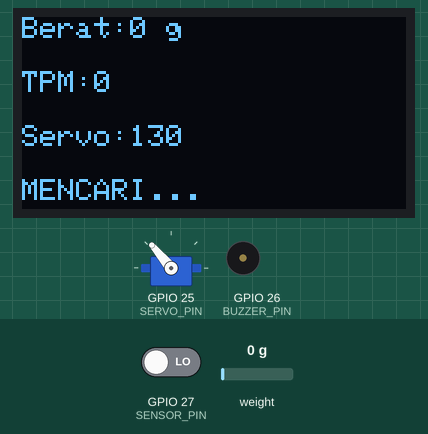
A sketch run on a simulated ESP32. Shown: 128×64 one-colour display, servo, buzzer (waves = sounding, pin HIGH). The test bench sets the inputs (shaded band); at power-on: weight on the scale 0 g, GPIO 27 (SENSOR_PIN) LOW. What the sketch prints to the serial monitor is not drawn.

Above: at 3.1 s.
3.2 s: weight on the scale set to 19 g
At 6.8 s:
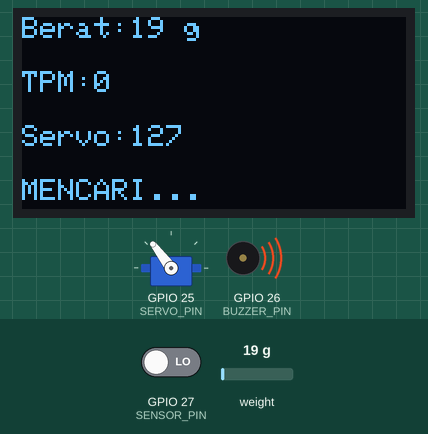
7.2 s: weight on the scale set to 23 g
At 11.3 s:
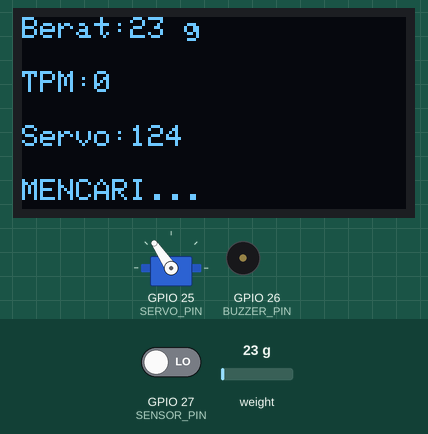
11.4 s: weight on the scale set to 100 g
At 22.8 s:
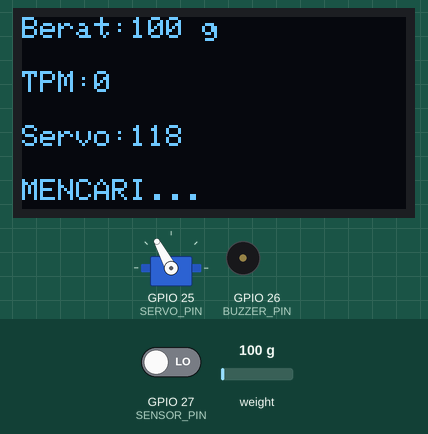
Timing chart, 0 to 28.8 s (numbered marks = the images above; inputs shaded):
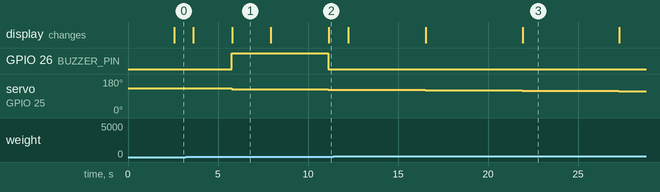

Measured:
- the behaviour switches between 20 and 21 g on weight on the scale (found by bisection; images 1 and 2)
- after the input at 3.2 s, the display: first changes after 0.43 s (image 1 shows a later state)
- after the input at 7.2 s, GPIO 26 (BUZZER_PIN): HIGH → LOW after 3.9 s; the display: first changes after 0.74 s (image 2 shows a later state)

The sketch:

fix.ino
```cpp
#include <Wire.h>
#include <Adafruit_GFX.h>
#include <Adafruit_SSD1306.h>
#include <HX711.h>
#include <ESP32Servo.h>

// ================= OLED =================

#define SCREEN_WIDTH 128
#define SCREEN_HEIGHT 64

Adafruit_SSD1306 display(
  SCREEN_WIDTH,
  SCREEN_HEIGHT,
  &Wire,
  -1
);

// ================= HX711 =================

#define DT 16
#define SCK 17

HX711 scale;

float calibration_factor = 1050.0;

// ================= SERVO =================

#define SERVO_PIN 25

Servo servoInfus;

int sudutServo = 130;

// ================= SENSOR =================

#define SENSOR_PIN 27

long jumlahTetes = 0;
int lastState;

// ================= BUZZER =================

#define BUZZER_PIN 26

// ================= TPM =================

int TPM = 0;
int targetTPM = 20;

unsigned long lastHitung = 0;

void setup()
{
  Serial.begin(115200);

  Serial.println("BOOTING...");

  // OLED
  Wire.begin(21,22);

  if(display.begin(
      SSD1306_SWITCHCAPVCC,
      0x3C))
  {
    Serial.println("OLED OK");
  }
  else
  {
    Serial.println("OLED ERROR");
  }

  // HX711
  scale.begin(DT,SCK);

  delay(500);

  if(scale.is_ready())
  {
    scale.tare();
    scale.set_scale(calibration_factor);

    Serial.println("HX711 OK");
  }
  else
  {
    Serial.println("HX711 NOT READY");
  }

  // Servo
  servoInfus.attach(SERVO_PIN);

  servoInfus.write(sudutServo);

  Serial.println("SERVO OK");

  // Sensor
  pinMode(SENSOR_PIN, INPUT);

  lastState =
  digitalRead(SENSOR_PIN);

  Serial.println("SENSOR OK");

  // Buzzer
  pinMode(BUZZER_PIN, OUTPUT);

  digitalWrite(BUZZER_PIN, LOW);

  Serial.println("SMART INFUS READY");
}

void loop()
{
  // ======================
  // LOADCELL
  // ======================

  float berat = 0;

  if(scale.is_ready())
  {
    berat =
    scale.get_units(10);

    if(abs(berat) < 1)
    {
      berat = 0;
    }
  }

  // ======================
  // SENSOR TETES
  // ======================

  int state =
  digitalRead(
    SENSOR_PIN
  );

  if(
    lastState == HIGH &&
    state == LOW
  )
  {
    jumlahTetes++;

    delay(80);
  }

  lastState = state;

  // ======================
  // HITUNG TPM
  // ======================

  if(
    millis() - lastHitung >= 5000
  )
  {
    TPM =
    jumlahTetes * 12;

    Serial.println("---------------------");

    Serial.print("Berat : ");
    Serial.print(berat);
    Serial.println(" g");

    Serial.print("TPM   : ");
    Serial.println(TPM);

    Serial.print("Servo : ");
    Serial.println(sudutServo);

    // ======================
    // AUTO CARI 20 TPM
    // ======================

    if(TPM > 100)
    {
      sudutServo += 8;
    }
    else if(TPM > 60)
    {
      sudutServo += 5;
    }
    else if(TPM > 30)
    {
      sudutServo += 2;
    }
    else if(TPM > 22)
    {
      sudutServo += 1;
    }
    else if(TPM < 10)
    {
      sudutServo -= 3;
    }
    else if(TPM < 18)
    {
      sudutServo -= 1;
    }

    sudutServo =
    constrain(
      sudutServo,
      90,
      170
    );

    servoInfus.write(
      sudutServo
    );

    if(
      TPM >= 18 &&
      TPM <= 22
    )
    {
      Serial.println(
        "TARGET 20 TPM"
      );
    }

    // ======================
    // BUZZER
    // ======================

    if(berat <= 20)
    {
      digitalWrite(
        BUZZER_PIN,
        HIGH
      );
    }
    else
    {
      digitalWrite(
        BUZZER_PIN,
        LOW
      );
    }

    jumlahTetes = 0;

    lastHitung = millis();
  }

  // ======================
  // OLED
  // ======================

  display.clearDisplay();

  display.setTextSize(1);

  display.setTextColor(
    SSD1306_WHITE
  );

  display.setCursor(0,0);
  display.print("Berat:");
  display.print(berat,0);
  display.println(" g");

  display.setCursor(0,18);
  display.print("TPM:");
  display.println(TPM);

  display.setCursor(0,36);
  display.print("Servo:");
  display.println(sudutServo);

  display.setCursor(0,54);

  if(
    TPM >= 18 &&
    TPM <= 22
  )
  {
    display.print(
      "TPM STABIL"
    );
  }
  else
  {
    display.print(
      "MENCARI..."
    );
  }

  display.display();

  delay(50);
}
```
